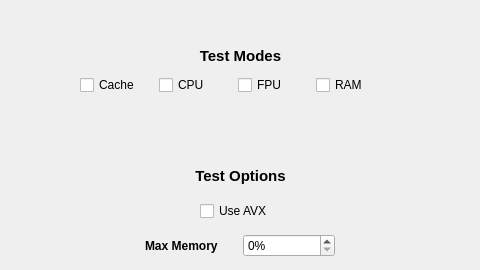
    <widget class="QWidget" name="aida64_tab">
     <attribute name="title">
      <string>Aida64</string>
     </attribute>
     <widget class="QWidget" name="horizontalLayoutWidget_18">
      <property name="geometry">
       <rect>
        <x>80</x>
        <y>70</y>
        <width>309</width>
        <height>31</height>
       </rect>
      </property>
      <layout class="QHBoxLayout" name="horizontalLayout_18">
       <item>
        <widget class="QCheckBox" name="aida64_mode_cache_checkBox">
         <property name="text">
          <string>Cache</string>
         </property>
        </widget>
       </item>
       <item>
        <widget class="QCheckBox" name="aida64_mode_cpu_checkBox">
         <property name="text">
          <string>CPU</string>
         </property>
        </widget>
       </item>
       <item>
        <widget class="QCheckBox" name="aida64_mode_fpu_checkBox">
         <property name="text">
          <string>FPU</string>
         </property>
        </widget>
       </item>
       <item>
        <widget class="QCheckBox" name="aida64_mode_ram_checkBox">
         <property name="text">
          <string>RAM</string>
         </property>
        </widget>
       </item>
      </layout>
     </widget>
     <widget class="QCheckBox" name="aida64_useAvx_checkBox">
      <property name="geometry">
       <rect>
        <x>200</x>
        <y>200</y>
        <width>81</width>
        <height>22</height>
       </rect>
      </property>
      <property name="layoutDirection">
       <enum>Qt::LayoutDirection::LeftToRight</enum>
      </property>
      <property name="text">
       <string>Use AVX</string>
      </property>
     </widget>
     <widget class="QWidget" name="horizontalLayoutWidget_19">
      <property name="geometry">
       <rect>
        <x>145</x>
        <y>230</y>
        <width>190</width>
        <height>31</height>
       </rect>
      </property>
      <layout class="QHBoxLayout" name="horizontalLayout_19">
       <item>
        <widget class="QLabel" name="aida64_maxMemory_label">
         <property name="font">
          <font>
           <pointsize>9</pointsize>
           <bold>true</bold>
          </font>
         </property>
         <property name="text">
          <string>Max Memory</string>
         </property>
        </widget>
       </item>
       <item>
        <widget class="QSpinBox" name="aida64_maxMemory_spinBox">
         <property name="minimumSize">
          <size>
           <width>90</width>
           <height>0</height>
          </size>
         </property>
         <property name="suffix">
          <string>%</string>
         </property>
         <property name="maximum">
          <number>99</number>
         </property>
        </widget>
       </item>
      </layout>
     </widget>
     <widget class="QWidget" name="verticalLayoutWidget_5">
      <property name="geometry">
       <rect>
        <x>10</x>
        <y>40</y>
        <width>461</width>
        <height>31</height>
       </rect>
      </property>
      <layout class="QVBoxLayout" name="verticalLayout_6">
       <item>
        <widget class="QLabel" name="aida64_label">
         <property name="font">
          <font>
           <pointsize>11</pointsize>
           <bold>true</bold>
          </font>
         </property>
         <property name="text">
          <string>Test Modes</string>
         </property>
         <property name="alignment">
          <set>Qt::AlignmentFlag::AlignCenter</set>
         </property>
        </widget>
       </item>
      </layout>
     </widget>
     <widget class="QWidget" name="verticalLayoutWidget_6">
      <property name="geometry">
       <rect>
        <x>10</x>
        <y>160</y>
        <width>461</width>
        <height>31</height>
       </rect>
      </property>
      <layout class="QVBoxLayout" name="verticalLayout_7">
       <item>
        <widget class="QLabel" name="aida64_label_2">
         <property name="font">
          <font>
           <pointsize>11</pointsize>
           <bold>true</bold>
          </font>
         </property>
         <property name="text">
          <string>Test Options</string>
         </property>
         <property name="alignment">
          <set>Qt::AlignmentFlag::AlignCenter</set>
         </property>
        </widget>
       </item>
      </layout>
     </widget>
    </widget>
